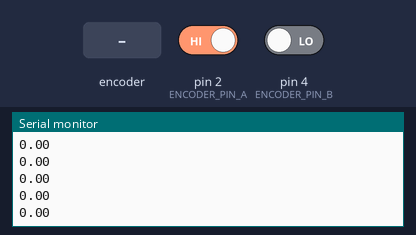
This sketch was run on a simulated Arduino Mega 2560, built with avr-gcc and run on an emulated ATmega2560. Shown: the last lines printed to the serial monitor. The test bench sets the inputs (shaded band); at power-on: pin 2 (ENCODER_PIN_A) HIGH, pin 4 (ENCODER_PIN_B) LOW.

Above: at 1.2 s.
1.3 s: rotary encoder on pin 2 (ENCODER_PIN_A) / pin 4 (ENCODER_PIN_B) turned 1 step (first pin leading)
At 1.41 s:
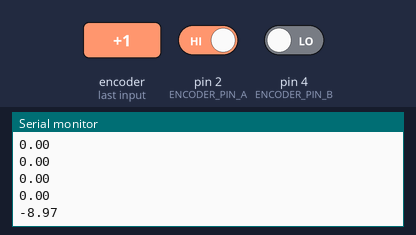
3.0 s: rotary encoder on pin 2 (ENCODER_PIN_A) / pin 4 (ENCODER_PIN_B) turned 2 steps (second pin leading)
At 3.12 s:
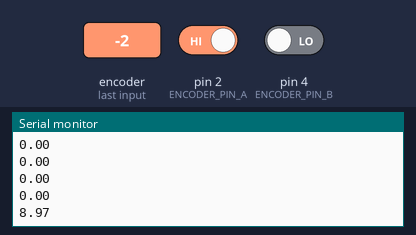
Timing chart, 0 to 6.0 s (numbered marks = the images above; inputs shaded):
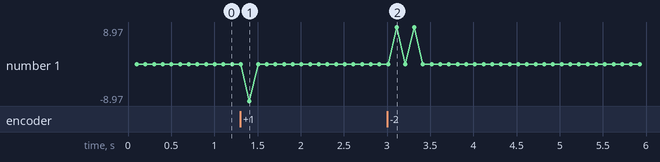

The sketch:

encoderTest.ino
```cpp
#include "Arduino.h"
#include "digitalWriteFast.h"

#define ENCODER_INTERRUPT 0
#define ENCODER_PIN_A 2
#define ENCODER_PIN_B 4
#define ENCODER_REVERSED

volatile bool encoderSet;
volatile long encoderTicks = 0;
volatile long encoderTicksOld = 0;
unsigned long tPeriod = 0;
unsigned long tOld = 0;
float motorSpeed = 0;

void HandleMotorInterruptA()
{
  encoderSet = digitalReadFast(ENCODER_PIN_B);
  #ifdef ENCODER_REVERSED
    encoderTicks -= encoderSet ? -1 : +1;
  #else
    encoderTicks += encoderSet ? -1 : +1;
  #endif
}

// ================================================================
// ===                      INITIAL SETUP                       ===
// ================================================================

void setup()
{
  	pinMode(ENCODER_PIN_A, INPUT);
  	digitalWrite(ENCODER_PIN_A, LOW);
  	pinMode(ENCODER_PIN_B, INPUT);
  	digitalWrite(ENCODER_PIN_B, LOW);
  	attachInterrupt(ENCODER_INTERRUPT, HandleMotorInterruptA, RISING);

   	Serial.begin(115200);

    tOld = millis();
}


// ================================================================
// ===                    MAIN PROGRAM LOOP                     ===
// ================================================================

void loop() {
    tPeriod = millis() - tOld;
    tOld = millis();

    motorSpeed = (encoderTicks - encoderTicksOld)*1000*2*3.14/(tPeriod*7.0);

    Serial.println(motorSpeed);

    encoderTicksOld = encoderTicks;


    delay(100);
}
```

digitalWriteFast.h
```cpp
#if !defined(digitalPinToPortReg)
#if !(defined(__AVR_ATmega1280__) || defined(__AVR_ATmega2560__) || defined(__AVR_ATmega2561__) )


// Standard Arduino Pins
#define digitalPinToPortReg(P) \
(((P) >= 0 && (P) <= 7) ? &PORTD : (((P) >= 8 && (P) <= 13) ? &PORTB : &PORTC))
#define digitalPinToDDRReg(P) \
(((P) >= 0 && (P) <= 7) ? &DDRD : (((P) >= 8 && (P) <= 13) ? &DDRB : &DDRC))
#define digitalPinToPINReg(P) \
(((P) >= 0 && (P) <= 7) ? &PIND : (((P) >= 8 && (P) <= 13) ? &PINB : &PINC))
#define digitalPinToBit(P) \
(((P) >= 0 && (P) <= 7) ? (P) : (((P) >= 8 && (P) <= 13) ? (P) - 8 : (P) - 14))

#if defined(__AVR_ATmega8__)

// 3 PWM
#define digitalPinToTimer(P) \
(((P) ==  9 || (P) == 10) ? &TCCR1A : (((P) == 11) ? &TCCR2 : 0))
#define digitalPinToTimerBit(P) \
(((P) ==  9) ? COM1A1 : (((P) == 10) ? COM1B1 : COM21))
#else

// 6 PWM
#define digitalPinToTimer(P) \
(((P) ==  6 || (P) ==  5) ? &TCCR0A : \
        (((P) ==  9 || (P) == 10) ? &TCCR1A : \
        (((P) == 11 || (P) ==  3) ? &TCCR2A : 0)))
#define digitalPinToTimerBit(P) \
(((P) ==  6) ? COM0A1 : (((P) ==  5) ? COM0B1 : \
        (((P) ==  9) ? COM1A1 : (((P) == 10) ? COM1B1 : \
        (((P) == 11) ? COM2A1 : COM2B1)))))
#endif

#else
// Arduino Mega Pins
#define digitalPinToPortReg(P) \
(((P) >= 22 && (P) <= 29) ? &PORTA : \
        ((((P) >= 10 && (P) <= 13) || ((P) >= 50 && (P) <= 53)) ? &PORTB : \
        (((P) >= 30 && (P) <= 37) ? &PORTC : \
        ((((P) >= 18 && (P) <= 21) || (P) == 38) ? &PORTD : \
        ((((P) >= 0 && (P) <= 3) || (P) == 5) ? &PORTE : \
        (((P) >= 54 && (P) <= 61) ? &PORTF : \
        ((((P) >= 39 && (P) <= 41) || (P) == 4) ? &PORTG : \
        ((((P) >= 6 && (P) <= 9) || (P) == 16 || (P) == 17) ? &PORTH : \
        (((P) == 14 || (P) == 15) ? &PORTJ : \
        (((P) >= 62 && (P) <= 69) ? &PORTK : &PORTL))))))))))

#define digitalPinToDDRReg(P) \
(((P) >= 22 && (P) <= 29) ? &DDRA : \
        ((((P) >= 10 && (P) <= 13) || ((P) >= 50 && (P) <= 53)) ? &DDRB : \
        (((P) >= 30 && (P) <= 37) ? &DDRC : \
        ((((P) >= 18 && (P) <= 21) || (P) == 38) ? &DDRD : \
        ((((P) >= 0 && (P) <= 3) || (P) == 5) ? &DDRE : \
        (((P) >= 54 && (P) <= 61) ? &DDRF : \
        ((((P) >= 39 && (P) <= 41) || (P) == 4) ? &DDRG : \
        ((((P) >= 6 && (P) <= 9) || (P) == 16 || (P) == 17) ? &DDRH : \
        (((P) == 14 || (P) == 15) ? &DDRJ : \
        (((P) >= 62 && (P) <= 69) ? &DDRK : &DDRL))))))))))

#define digitalPinToPINReg(P) \
(((P) >= 22 && (P) <= 29) ? &PINA : \
        ((((P) >= 10 && (P) <= 13) || ((P) >= 50 && (P) <= 53)) ? &PINB : \
        (((P) >= 30 && (P) <= 37) ? &PINC : \
        ((((P) >= 18 && (P) <= 21) || (P) == 38) ? &PIND : \
        ((((P) >= 0 && (P) <= 3) || (P) == 5) ? &PINE : \
        (((P) >= 54 && (P) <= 61) ? &PINF : \
        ((((P) >= 39 && (P) <= 41) || (P) == 4) ? &PING : \
        ((((P) >= 6 && (P) <= 9) || (P) == 16 || (P) == 17) ? &PINH : \
        (((P) == 14 || (P) == 15) ? &PINJ : \
        (((P) >= 62 && (P) <= 69) ? &PINK : &PINL))))))))))

#define digitalPinToBit(P) \
(((P) >=  7 && (P) <=  9) ? (P) - 3 : \
        (((P) >= 10 && (P) <= 13) ? (P) - 6 : \
        (((P) >= 22 && (P) <= 29) ? (P) - 22 : \
        (((P) >= 30 && (P) <= 37) ? 37 - (P) : \
        (((P) >= 39 && (P) <= 41) ? 41 - (P) : \
        (((P) >= 42 && (P) <= 49) ? 49 - (P) : \
        (((P) >= 50 && (P) <= 53) ? 53 - (P) : \
        (((P) >= 54 && (P) <= 61) ? (P) - 54 : \
        (((P) >= 62 && (P) <= 69) ? (P) - 62 : \
        (((P) == 0 || (P) == 15 || (P) == 17 || (P) == 21) ? 0 : \
        (((P) == 1 || (P) == 14 || (P) == 16 || (P) == 20) ? 1 : \
        (((P) == 19) ? 2 : \
        (((P) == 5 || (P) == 6 || (P) == 18) ? 3 : \
        (((P) == 2) ? 4 : \
        (((P) == 3 || (P) == 4) ? 5 : 7)))))))))))))))

// 15 PWM
#define digitalPinToTimer(P) \
(((P) == 13 || (P) ==  4) ? &TCCR0A : \
        (((P) == 11 || (P) == 12) ? &TCCR1A : \
        (((P) == 10 || (P) ==  9) ? &TCCR2A : \
        (((P) ==  5 || (P) ==  2 || (P) ==  3) ? &TCCR3A : \
        (((P) ==  6 || (P) ==  7 || (P) ==  8) ? &TCCR4A : \
        (((P) == 46 || (P) == 45 || (P) == 44) ? &TCCR5A : 0))))))
#define digitalPinToTimerBit(P) \
(((P) == 13) ? COM0A1 : (((P) ==  4) ? COM0B1 : \
        (((P) == 11) ? COM1A1 : (((P) == 12) ? COM1B1 : \
        (((P) == 10) ? COM2A1 : (((P) ==  9) ? COM2B1 : \
        (((P) ==  5) ? COM3A1 : (((P) ==  2) ? COM3B1 : (((P) ==  3) ? COM3C1 : \
        (((P) ==  6) ? COM4A1 : (((P) ==  7) ? COM4B1 : (((P) ==  8) ? COM4C1 : \
        (((P) == 46) ? COM5A1 : (((P) == 45) ? COM5B1 : COM5C1))))))))))))))

#endif
#endif

#if !defined(digitalWriteFast)
#define digitalWriteFast(P, V) \
if (__builtin_constant_p(P) && __builtin_constant_p(V)) { \
                if (digitalPinToTimer(P)) \
                        bitClear(*digitalPinToTimer(P), digitalPinToTimerBit(P)); \
                bitWrite(*digitalPinToPortReg(P), digitalPinToBit(P), (V)); \
        } else { \
                digitalWrite((P), (V)); \
        }
#endif

#if !defined(pinModeFast)
#define pinModeFast(P, V) \
if (__builtin_constant_p(P) && __builtin_constant_p(V)) { \
                bitWrite(*digitalPinToDDRReg(P), digitalPinToBit(P), (V)); \
        } else {  \
                pinMode((P), (V)); \
        }
#endif

#if !defined(digitalReadFast)
#define digitalReadFast(P) ( (int) __digitalReadFast__((P)) )
#define __digitalReadFast__(P ) \
(__builtin_constant_p(P) ) ? ( \
                digitalPinToTimer(P) ? ( \
                       bitClear(*digitalPinToTimer(P), digitalPinToTimerBit(P)) ,  \
                             bitRead(*digitalPinToPINReg(P), digitalPinToBit(P))) : \
                  bitRead(*digitalPinToPINReg(P), digitalPinToBit(P)))  : \
                digitalRead((P))
#endif

#if !defined(digitalWriteFast2)
#define digitalWriteFast2(P, V) \
if (__builtin_constant_p(P) && __builtin_constant_p(V)) { \
                bitWrite(*digitalPinToPortReg(P), digitalPinToBit(P), (V)); \
        } else { \
                digitalWrite((P), (V)); \
        }
#endif

#if !defined(pinModeFast2)
#define pinModeFast2(P, V) \
if (__builtin_constant_p(P) && __builtin_constant_p(V)) { \
                if (digitalPinToTimer(P)) \
                        bitClear(*digitalPinToTimer(P), digitalPinToTimerBit(P)); \
                bitWrite(*digitalPinToDDRReg(P), digitalPinToBit(P), (V)); \
        } else {  \
                pinMode((P), (V)); \
        }
#endif

#if !defined(digitalReadFast2)
#define digitalReadFast2(P) ( (int) __digitalReadFast2__((P)) )
#define __digitalReadFast2__(P ) \
(__builtin_constant_p(P) ) ? ( \
                ( bitRead(*digitalPinToPINReg(P), digitalPinToBit(P))) ) : \
                digitalRead((P))
#endif
```

Measured:
- after the input at 1.3 s, the serial monitor: prints a new line after 0.11 s (image 1)
- after the input at 3.0 s, the serial monitor: prints a new line after 0.11 s (image 2)
